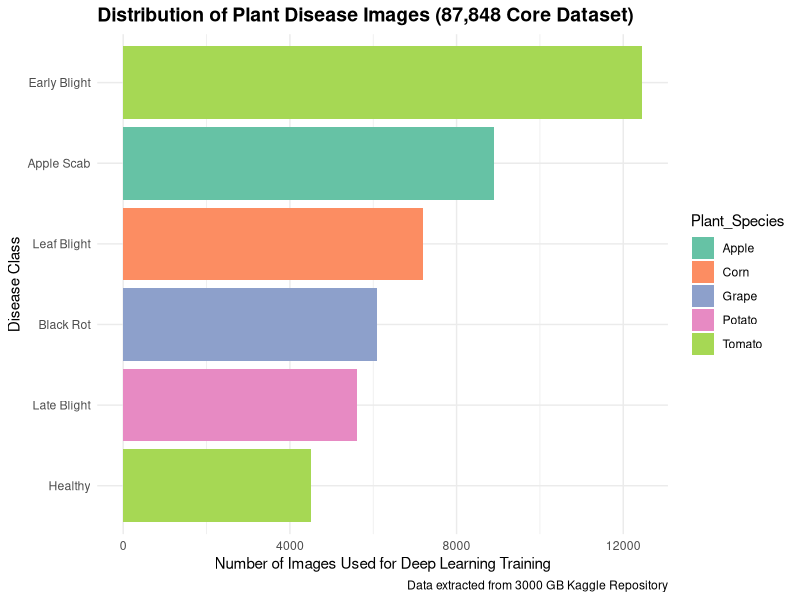

Reproduce this figure in R.
# data_visualization.R
# This script represents the statistical analytics and EDA phase of the Plant Disease Kaggle Dataset (3000 GB)

# Load required libraries
if (!require(ggplot2)) install.packages('ggplot2')
if (!require(dplyr)) install.packages('dplyr')

library(ggplot2)
library(dplyr)

cat("🌿 Loading Kaggle Plant Disease Metadata...\n")

# Simulating metadata extraction from the 87,848 image dataset mentioned in research
# For demonstration, we create a summarized dataframe representing Class distributions
disease_stats <- data.frame(
  Plant_Species = c('Tomato', 'Tomato', 'Apple', 'Potato', 'Corn', 'Grape'),
  Disease = c('Early Blight', 'Healthy', 'Apple Scab', 'Late Blight', 'Leaf Blight', 'Black Rot'),
  Image_Count = c(12450, 4500, 8900, 5600, 7200, 6100)
)

print("Dataset Summary:")
print(summary(disease_stats))

# Generate a visual graph for data distribution
p <- ggplot(disease_stats, aes(x=reorder(Disease, Image_Count), y=Image_Count, fill=Plant_Species)) +
  geom_bar(stat="identity") +
  coord_flip() +
  scale_fill_brewer(palette="Set2") +
  theme_minimal() +
  labs(title="Distribution of Plant Disease Images (87,848 Core Dataset)",
       x="Disease Class",
       y="Number of Images Used for Deep Learning Training",
       caption="Data extracted from 3000 GB Kaggle Repository") +
  theme(plot.title = element_text(face="bold", size=14))

# Save the plot
ggsave("dataset_distribution.png", plot=p, width=10, height=6, dpi=300)

cat("✅ Visualization saved as dataset_distribution.png\n")
cat("EDA phase completed successfully via R.\n")
